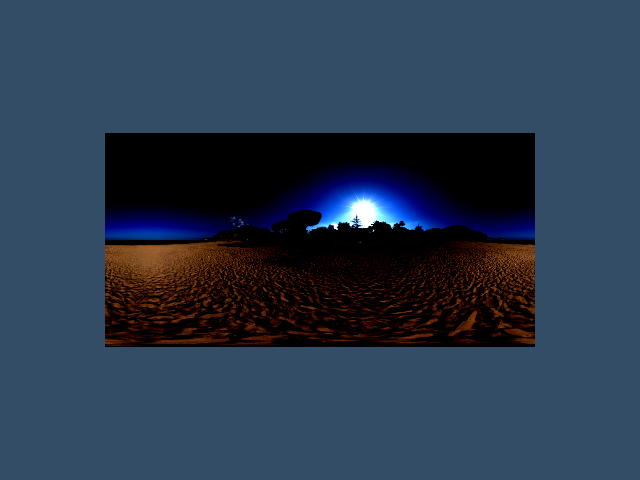

The Python source for this figure:
#!/usr/bin/env python

# Read an HDR (high-dynamic-range) image file and display it using
# the standard VTK pipeline with parallel projection and 2D
# image interaction.

import os
from pathlib import Path

# Factory overrides: importing these modules registers the OpenGL rendering
# and interaction style implementations for vtkRenderingCore factory classes.
import vtkmodules.vtkInteractionStyle  # noqa: F401
import vtkmodules.vtkRenderingOpenGL2  # noqa: F401
# VTK pipeline classes used in this example
from vtkmodules.vtkIOImage import vtkHDRReader
from vtkmodules.vtkInteractionStyle import vtkInteractorStyleImage
from vtkmodules.vtkRenderingCore import (
    vtkImageActor,
    vtkRenderWindow,
    vtkRenderWindowInteractor,
    vtkRenderer,
)

# Colors (normalized RGB)
background_rgb = (0.200, 0.302, 0.400)

# Data directory: defaults to the folder containing this script
data_dir = Path(os.environ.get("VPE_DATA_DIR", Path(__file__).parent))

# Reader: load an HDR image from file
reader = vtkHDRReader()
reader.SetFileName(str(data_dir / "spiaggia_di_mondello_1k.hdr"))
reader.Update()

# Actor: display the image as a 2D texture
actor = vtkImageActor()
actor.GetMapper().SetInputConnection(reader.GetOutputPort())
actor.GetProperty().SetColorWindow(1)
actor.GetProperty().SetColorLevel(1)

# Renderer: assemble the scene and configure the camera
renderer = vtkRenderer()
renderer.AddActor(actor)
renderer.SetBackground(background_rgb)

# Window: display the rendered scene
render_window = vtkRenderWindow()
render_window.AddRenderer(renderer)
render_window.SetWindowName("hdr reader")
render_window.SetMultiSamples(0)
render_window.SetSize(640, 480)

# Interactor: handle mouse and keyboard events with 2D image interaction
render_window_interactor = vtkRenderWindowInteractor()
render_window_interactor.SetRenderWindow(render_window)
interactor_style_image = vtkInteractorStyleImage()
render_window_interactor.SetInteractorStyle(interactor_style_image)

# Scene: configure parallel projection for 2D image viewing
renderer.ResetCamera()
renderer.GetActiveCamera().ParallelProjectionOn()

render_window_interactor.Initialize()
render_window_interactor.Start()
